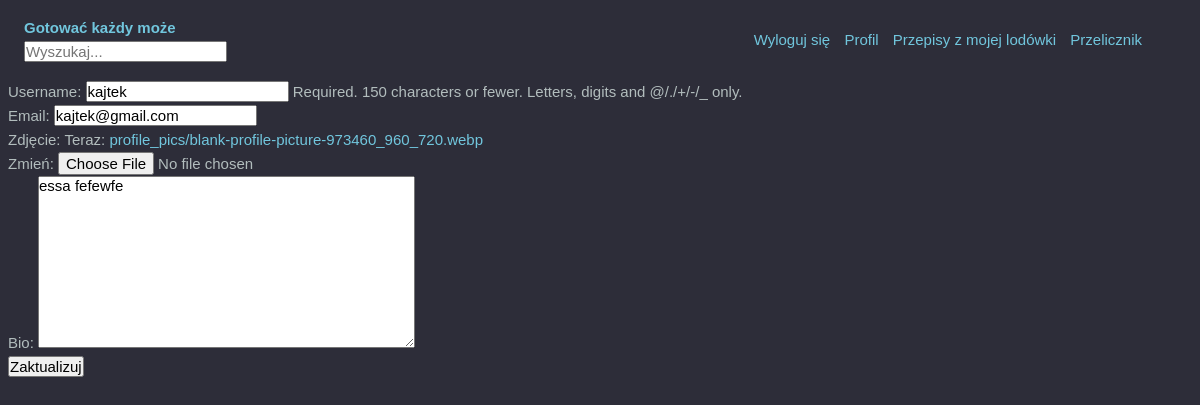
The app's page /update-user (signed in), older data.
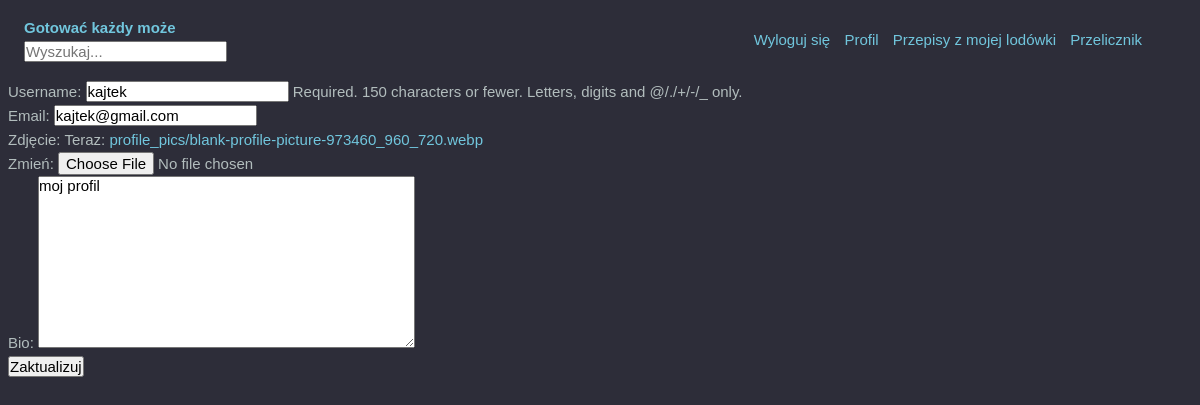
The same page, newer data.
### blog/models.py (models this page shows, shortened)
class Profile(models.Model):
    user = models.OneToOneField(User, on_delete=models.CASCADE)
    image = models.ImageField(verbose_name='Zdjęcie',default='default.jpg', upload_to='profile_pics')
    bio = models.TextField()

### blog/views.py (the view, shortened to what this page needs)
# urls.py: path('update-user', views.profileUpdate, name='update-user'),
@login_required
def profileUpdate(request):
    form_u = UserUpdateForm(instance=request.user)
    form_p = ProfileUpdateForm(instance=request.user.profile)
    context = {
        'form_u': form_u,
        'form_p': form_p
    }
    return render(request, 'update_user.html', context=context)

### blog/forms.py
class UserUpdateForm(forms.ModelForm):
    email = forms.EmailField()
    class Meta:
        model = User
        fields = ['username', 'email']

class ProfileUpdateForm(forms.ModelForm):
    class Meta:
        model = Profile
        fields = ['image', 'bio']

### templates/update_user.html (shortened to what this page needs)
{% extends 'base.html' %}
{% block content %}
    <form method="POST" enctype="multipart/form-data">
        {{ form_u.as_p }}
        {{ form_p.as_p }}
        <input type="submit" value="Zaktualizuj">
    </form>
{% endblock content %}

Row changes from the older to the newer data that the page shows:
changed Profile: bio "essa fefewfe" → "moj profil"
